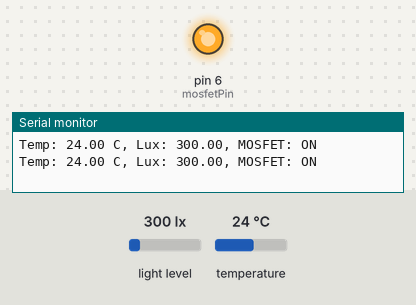
This sketch was run on a simulated Arduino Uno, built with avr-gcc and run on an emulated ATmega328P. Shown: output pins drawn as LEDs (lit = HIGH), the last lines printed to the serial monitor. The test bench sets the inputs (shaded band); at power-on: light level 300 lx, temperature 24 °C.

Above: at 1.8 s.
1.9 s: light level set to 974 lx
3.4 s: light level set to 1032 lx
At 5.3 s:
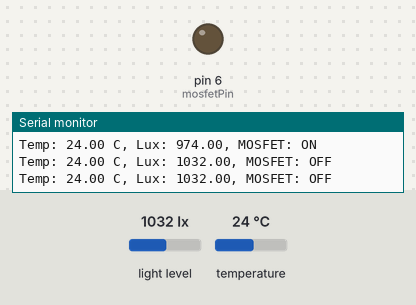
5.6 s: light level set to 40 lx
At 7.2 s:
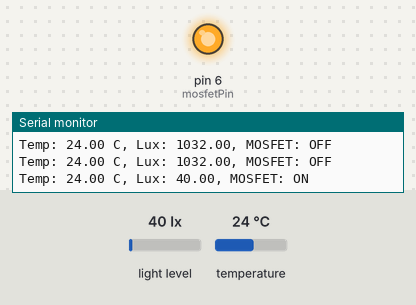
7.7 s: light level set to 1500 lx
At 8.9 s:
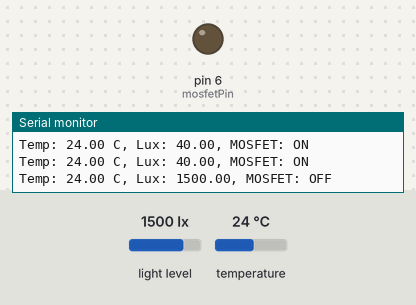
Timing chart, 0 to 10.7 s (numbered marks = the images above; inputs shaded):
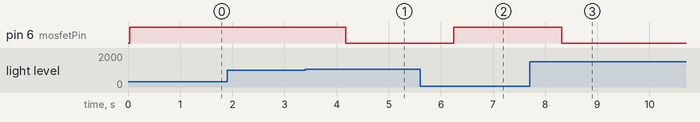

The sketch:

cold_warm_heat.ino
```cpp
#include <Wire.h>
#include "Adafruit_MCP9808.h"
#include "Adafruit_TSL2561_U.h"

Adafruit_MCP9808 tempSensor = Adafruit_MCP9808();
Adafruit_TSL2561_Unified luxSensor = Adafruit_TSL2561_Unified(TSL2561_ADDR_FLOAT, 12345);

const int mosfetPin = 6;      // digital pin driving the MOSFET gate
const float tempMin = 15.0;   // °C
const float tempMax = 25.0;
const float luxThreshold = 1000.0; // adjust based on what counts as "bright" for your setup

void setup() {
  Serial.begin(9600);
  pinMode(mosfetPin, OUTPUT);

  tempSensor.begin();
  luxSensor.begin();
  luxSensor.enableAutoRange(true);
  luxSensor.setIntegrationTime(TSL2561_INTEGRATIONTIME_101MS);
}

void loop() {
  float tempC = tempSensor.readTempC();

  sensors_event_t event;
  luxSensor.getEvent(&event);
  float lux = event.light;

  bool isBright = lux > luxThreshold;
  bool tempInRange = (tempC >= tempMin && tempC <= tempMax);

  bool mosfetState = !(isBright && tempInRange); // false when bright+comfortable, true otherwise
  digitalWrite(mosfetPin, mosfetState ? HIGH : LOW);

  Serial.print("Temp: "); Serial.print(tempC);
  Serial.print(" C, Lux: "); Serial.print(lux);
  Serial.print(", MOSFET: "); Serial.println(mosfetState ? "ON" : "OFF");

  delay(1000);
}
```

Measured:
- the behaviour switches between 1000 and 1001 lx on light level (found by bisection; images 0 and 1)
- after the input at 3.4 s, pin 6 (mosfetPin): HIGH → LOW after 0.78 s
- after the input at 5.6 s, pin 6 (mosfetPin): LOW → HIGH after 0.65 s
- after the input at 7.7 s, pin 6 (mosfetPin): HIGH → LOW after 0.62 s
